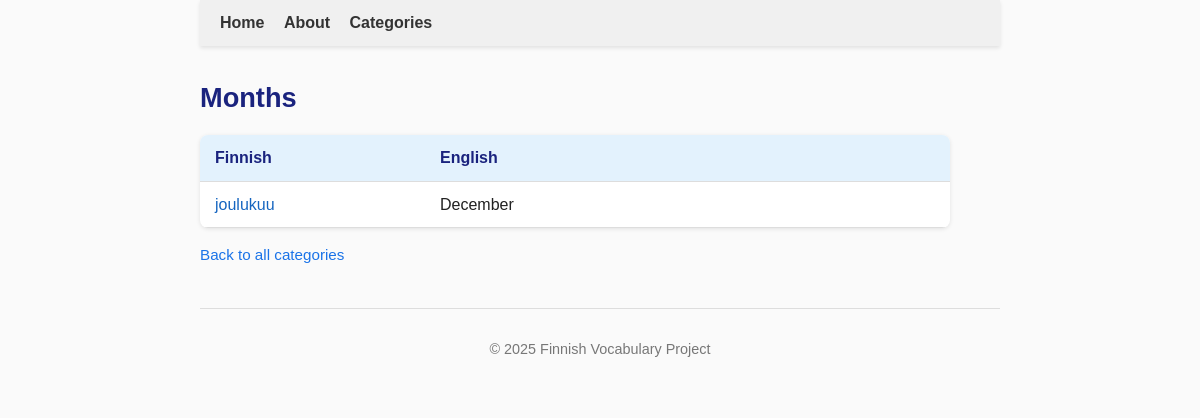
/categories/Months, run on an earlier commit of the app's database.
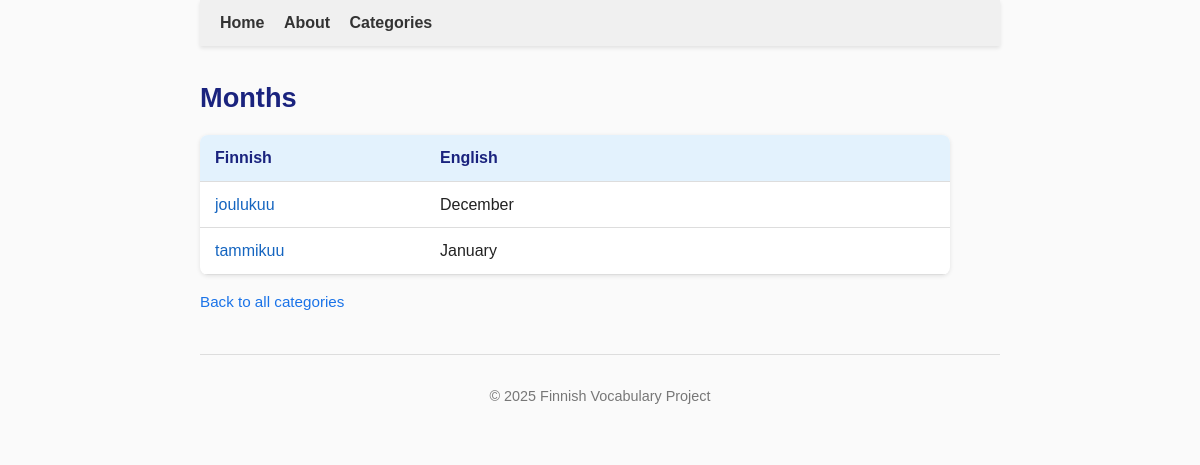
And on a later commit of the database.
### tables this page shows
CREATE TABLE words (
        id INTEGER PRIMARY KEY,
        word TEXT UNIQUE NOT NULL,
        pos_id INTEGER REFERENCES parts_of_speech(id)
    , created_at TEXT, updated_at TEXT, language_code TEXT DEFAULT 'fi');

CREATE TABLE translations (
        id INTEGER PRIMARY KEY,
        meaning_id INTEGER NOT NULL REFERENCES meanings(id),
        translation_text TEXT NOT NULL,
        translation_number INTEGER
    , language TEXT DEFAULT 'en');

### app.py (the view)
@app.route('/categories/<category_name>')
def show_category(category_name):
    conn = sqlite3.connect("finnish.db")
    conn.row_factory = sqlite3.Row
    cur = conn.cursor()
    cur.execute("SELECT id, name, parent_id FROM categories WHERE name = ?", (category_name,))
    category = cur.fetchone()
    if not category:
        return f"Category '{category_name}' not found."
    cur.execute("""
        SELECT w.id, w.word
        FROM words w
        JOIN word_categories wc ON w.id = wc.word_id
        WHERE wc.category_id = ?
        ORDER BY w.word
    """, (category['id'],))
    words = cur.fetchall()
    words_with_translations = []
    for w in words:
        cur.execute("""
            SELECT t.translation_text
            FROM meanings m
            JOIN translations t ON m.id = t.meaning_id
            WHERE m.word_id = ?
            ORDER BY m.meaning_number, t.translation_number
            LIMIT 3
        """, (w['id'],))
        translations = [t['translation_text'] for t in cur.fetchall()]
        words_with_translations.append({
            'word': w['word'],
            'translations': translations
        })
    cur.execute("SELECT id, name FROM categories WHERE parent_id = ? ORDER BY name", (category['id'],))
    subcategories = cur.fetchall()
    parent = None
    if category['parent_id']:
        cur.execute("SELECT name FROM categories WHERE id = ?", (category['parent_id'],))
        parent = cur.fetchone()
    conn.close()
    return render_template(
        "category.html",
        category=category,
        words=words_with_translations,
        subcategories=subcategories,
        parent=parent
    )

### templates/category.html (shortened to what this page needs)
{% extends "base.html" %}
{% block content %}
<h2>{{ category['name'] }}</h2>
{% if words %}
<table class="category-table">
    <thead>
        <tr>
            <th>Finnish</th>
            <th>English</th>
        </tr>
    </thead>
    <tbody>
        {% for w in words %}
        <tr>
            <td>
                <a href="{{ url_for('show_word', word_name=w['word']) }}">{{ w['word'] }}</a>
            </td>
            <td>
                {{ ", ".join(w['translations']) }}
            </td>
        </tr>
        {% endfor %}
    </tbody>
</table>
{% else %}
<p>No words in this category yet.</p>
{% endif %}
{% if parent %}
<p class="breadcrumb">
    <a href="{{ url_for('show_category', category_name=parent['name']) }}">Back to {{ parent['name'] }}</a>
</p>
{% else %}
<p class="breadcrumb">
    <a href="{{ url_for('categories') }}">Back to all categories</a>
</p>
{% endif %}
{% endblock %}

What changed in the data, as far as the page shows it:
added words: word "tammikuu"
added translations: translation_text "January"
